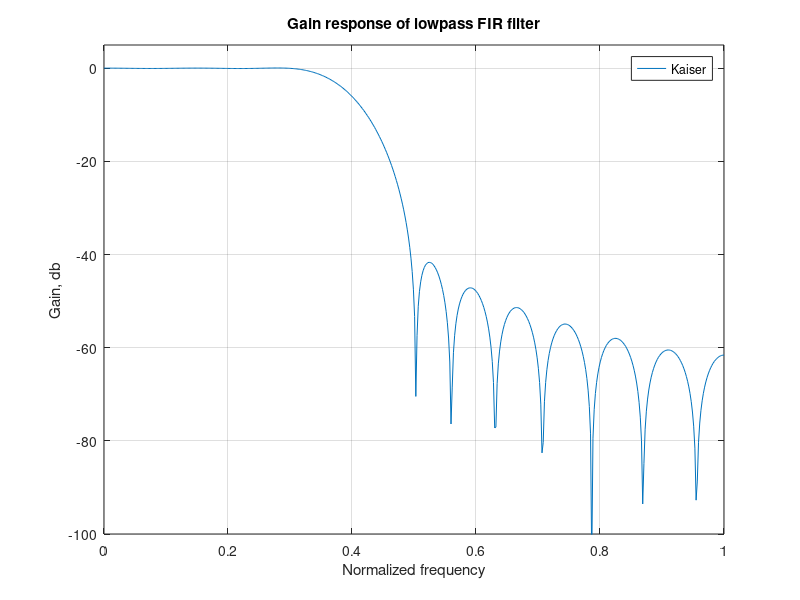

Recreate this plot in MATLAB.
% filter specification
wp=0.3*pi; ws=0.5*pi; Ap=0.1; As=40;

% width of transition band
df=abs(ws-wp);

%estimate beta of Kaiser window
delta_p = 1-10^(-0.05*Ap);
delta_s = 10^(-0.05*As);
A = -20*log10(min(delta_p,delta_s));
M = ceil((A-7.95)/(2.285*abs(wp-ws)));
M = mod(M,2)+M;
fprintf('Order of the filter=%.0f\n',M);

if As > 50
    beta = 0.1102*(As-8.7);
elseif As>=21 && As<=50
    beta=0.5842*(As-21)^0.4+0.07886*(As-21);
else 
    beta = 0;
end
fprintf('beta=%0.4f\n',beta);

w=kaiser(M+1,beta); %generate Kaiser window
wc=(wp+ws)/2; %cutoff frequency of ideal lowpass filter

%generate Order M ideal low pass filter
alpha=M/2; k=0:M;
hd=(wc/pi)*sinc((wc/pi)*(k-alpha));
h=hd.*w';
omega=linspace(0,pi,512);
mag=freqz(h,[1],omega);
magdb=20*log10(abs(mag));
plot(omega/pi,magdb);axis([0 1 -100 5]);
title('Gain response of lowpass FIR filter');
xlabel('Normalized frequency');
ylabel('Gain, db');legend('Kaiser');grid;
